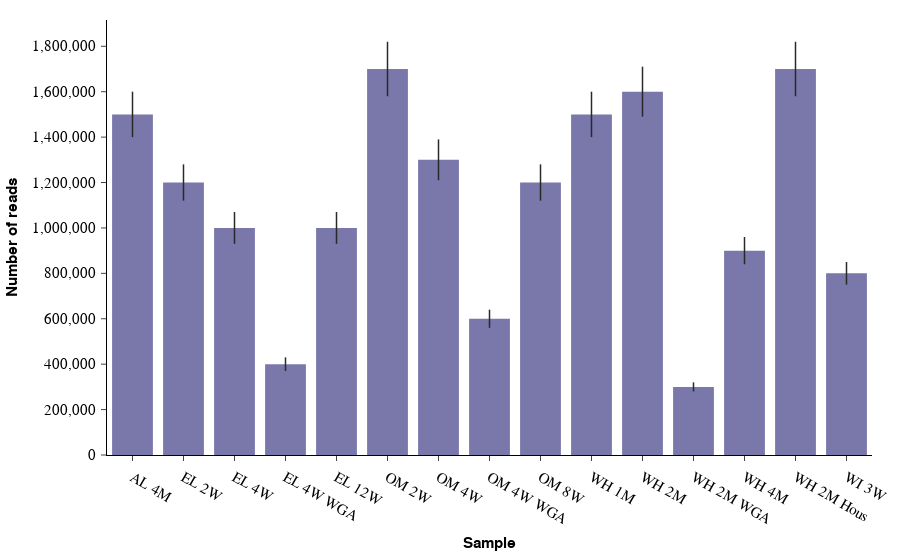

Source (notebook cell):
### Markdown cell above
# 6. Vertical bar chart using `plotly`

### Code cell
fig = px.bar(x=sample_id, y=num_reads, error_y=error)
fig.update_layout(
    xaxis_title="Sample",
    yaxis_title="Number of reads",
    showlegend=False,
)
apc.plotly.set_yticklabel_monospaced(fig)
apc.plotly.add_commas_to_axis_tick_labels(fig)
apc.plotly.set_figure_width(fig, "full_wide")
fig.update_traces(
    marker_color=apc.aster.hex_code,
    error_y_color=apc.crow.hex_code,
    error_y_thickness=1.5,
    error_y_width=0,
)
fig.show()

### Figure 1 — Plotly figure (JSON) as saved in the notebook; plotly's stock layout.template omitted (floating-point values rounded to 4 significant figures)
{"data": [{"error_y": {"array": [100000, 80000, 70000, 30000, 70000, 120000, 90000, 40000, 80000, 100000, 110000, 20000, 60000, 120000, 50000], "color": "#292928", "thickness": 1.5, "width": 0}, "hovertemplate": "x=%{x}<br>y=%{y}<extra></extra>", "legendgroup": "", "marker": {"color": "#7A77AB", "pattern": {"shape": ""}}, "name": "", "orientation": "v", "showlegend": false, "textposition": "auto", "type": "bar", "x": ["AL 4M", "EL 2W", "EL 4W", "EL 4W WGA", "EL 12W", "OM 2W", "OM 4W", "OM 4W WGA", "OM 8W", "WH 1M", "WH 2M", "WH 2M WGA", "WH 4M", "WH 2M Hous", "WI 3W"], "xaxis": "x", "y": [1500000, 1200000, 1000000, 400000, 1000000, 1700000, 1300000, 600000, 1200000, 1500000, 1600000, 300000, 900000, 1700000, 800000], "yaxis": "y"}], "layout": {"barmode": "relative", "legend": {"tracegroupgap": 0}, "showlegend": false, "xaxis": {"anchor": "y", "domain": [0, 1], "tickformat": ",", "title": {"text": "Sample"}}, "yaxis": {"anchor": "x", "domain": [0, 1], "tickfont": {"family": "SuisseIntlMono", "size": 14.5}, "tickformat": ",", "title": {"text": "Number of reads"}}}}
